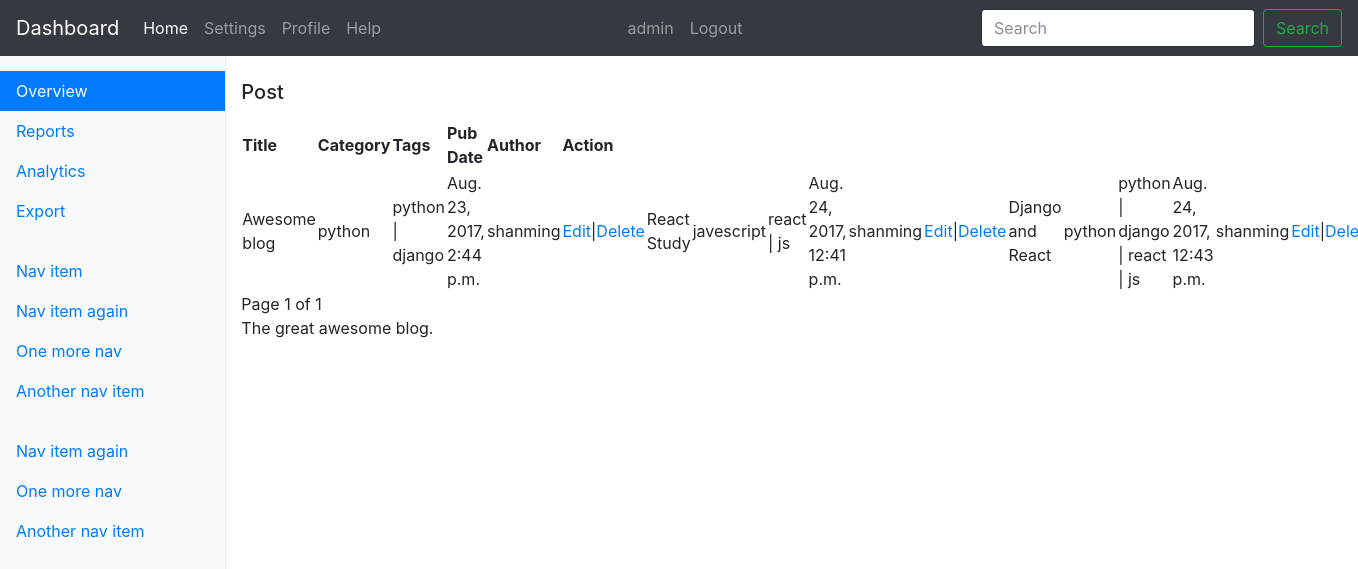
Page /blog/ (signed in) on the committed database.
### blog/models.py (models this page shows, shortened)
class Post(models.Model):
    title = models.CharField(max_length=200)
    content = models.TextField()
    pub_date = models.DateTimeField(auto_now_add=True)
    category = models.ForeignKey(Category)
    tags = models.ManyToManyField(Tag)
    author = models.ForeignKey(Author, blank=True)
    class Meta:
        verbose_name = "Post"
        verbose_name_plural = "Posts"

class Category(models.Model):
    name = models.CharField(max_length=100, unique=True)
    slug = models.SlugField(max_length=100, unique=True)
    author = models.ForeignKey(Author, blank=True)
    class Meta:
        verbose_name = "Category"
        verbose_name_plural = "Categories"
    def __str__(self):
        return self.name

class Tag(models.Model):
    name = models.CharField(max_length=100, unique=True)
    slug = models.SlugField(max_length=100, unique=True)
    author = models.ForeignKey(Author, blank=True)
    class Meta:
        verbose_name = 'Tag'
        verbose_name_plural = 'Tags'
    def __str__(self):
        return self.name

class Author(models.Model):
    user = models.OneToOneField(User)
    phone = models.IntegerField(default=1, blank=True)
    activation_key = models.CharField(default=1, max_length=255)
    email_validated = models.BooleanField(default=False)
    class Meta:
        verbose_name = "Author"
        verbose_name_plural = "Authors"

### blog/views.py (the view)
def post_list(request, json=False):
    posts = blog_models.Post.objects.all()
    posts = helpers.pg_records(request, posts)
    if json:
        data = [post.json() for post in posts]
        return JsonResponse(data, safe=False)
    return render(request, 'blog/post_list.html', {"posts": posts})

### awesome_blog/helpers.py (called while the page is built)
def pg_records(request, all_list, num=10):
    page = request.GET.get('page', 1)
    paginator = Paginator(all_list, num)
    try:
        records = paginator.page(page)
    except PageNotAnInteger:
        records = paginator.page(1)
    except EmptyPage:
        records = paginator.page(paginator.num_pages)
    return records

### blog/templates/blog/post_list.html (shortened to what this page needs)
{% extends 'blog/base.html' %}
{% block main %}
    <h3 class="navbar-brand">Post</h3>
    {% if posts %}
        <table>
            <tr>
                <th>Title</th>
                <th>Category</th>
                <th>Tags</th>
                <th>Pub Date</th>
                <th>Author</th>
                {% if request.user.is_authenticated %}
                    <th>Action</th>
                {% endif %}
            </tr>
            {% for post in posts %}
                {% include 'blog/post_info.html' %}
            {% endfor %}
        </table>
    {% else %}
        No Posts
    {% endif %}
{% endblock %}

### templates/base.html (shortened to what this page needs)
<!DOCTYPE html>
<html lang="en">
<head>
    {% load static %}
    <link href="{% static "css/bootstrap.min.css" %}" rel="stylesheet">
    <link href="{% static "css/dashboard.css" %}" rel="stylesheet">
</head>
<body>
<nav class="navbar navbar-expand-md navbar-dark fixed-top bg-dark">
    {% block bar %}
        <a class="navbar-brand" href="{% url 'dashboard' %}">Dashboard</a>
        <div class="collapse navbar-collapse" id="navbarsExampleDefault">
            <ul class="navbar-nav mr-auto">
                <li class="nav-item active">
                    <a class="nav-link" href="#">Home <span class="sr-only">(current)</span></a>
                </li>
                <li class="nav-item">
                    <a class="nav-link" href="#">Settings</a>
                </li>
                <li class="nav-item">
                    <a class="nav-link" href="{% url 'profile' %}">Profile</a>
                </li>
                <li class="nav-item">
                    <a class="nav-link" href="{% url 'help' %}">Help</a>
                </li>
            </ul>
            <ul class="navbar-nav mr-auto">
                {% if request.user.is_authenticated %}
                    <li class="nav-item">
                        <a class="nav-link" href="{% url 'profile' %}">{{ request.user.username }}</a>
                    </li>
                    <li class="nav-item">
                        <a class="nav-link" href="{% url 'logout' %}">Logout</a>
                    </li>
                {% endif %}
            </ul>
            <form class="form-inline mt-2 mt-md-0">
                <input class="form-control mr-sm-2" type="text" placeholder="Search" aria-label="Search">
                <button class="btn btn-outline-success my-2 my-sm-0" type="submit">Search</button>
            </form>
        </div>
    {% endblock bar %}
</nav>
<div class="container-fluid">
    <div class="row">
        {% block container %}
            {% block nav %}
                <nav class="col-sm-3 col-md-2 d-none d-sm-block bg-light sidebar">
                    <ul class="nav nav-pills flex-column">
                        <li class="nav-item">
                            <a class="nav-link active" href="#">Overview <span class="sr-only">(current)</span></a>
                        </li>
                        <li class="nav-item">
                            <a class="nav-link" href="#">Reports</a>
                        </li>
                        <li class="nav-item">
                            <a class="nav-link" href="#">Analytics</a>
                        </li>
                        <li class="nav-item">
                            <a class="nav-link" href="#">Export</a>
                        </li>
                    </ul>
                    <ul class="nav nav-pills flex-column">
                        <li class="nav-item">
                            <a class="nav-link" href="#">Nav item</a>
                        </li>
                        <li class="nav-item">
                            <a class="nav-link" href="#">Nav item again</a>
                        </li>
                        <li class="nav-item">
                            <a class="nav-link" href="#">One more nav</a>
                        </li>
                        <li class="nav-item">
                            <a class="nav-link" href="#">Another nav item</a>
                        </li>
                    </ul>
                    <ul class="nav nav-pills flex-column">
                        <li class="nav-item">
                            <a class="nav-link" href="#">Nav item again</a>
                        </li>
                        <li class="nav-item">
                            <a class="nav-link" href="#">One more nav</a>
                        </li>
                        <li class="nav-item">
                            <a class="nav-link" href="#">Another nav item</a>
                        </li>
                    </ul>
                </nav>
            {% endblock nav %}
            <main class="col-sm-9 ml-sm-auto col-md-10 pt-3" role="main">
                {% block main %}{% endblock main %}
                {% block footer %}
                    <p class="footer">The great awesome blog.</p>
                {% endblock %}
            </main>
        {% endblock container %}
    </div>
</div>
</body>
</html>

### blog/templates/blog/post_info.html
<td>{{ post.title }}</td>
<td>{{ post.category }}</td>
<td>
    {% for tag in post.tags.all %}
        {{ tag }}
        {% if not forloop.last %}
            |
        {% endif %}
    {% empty %}
        None
    {% endfor %}
</td>
<td>{{ post.pub_date }}</td>
<td>{{ post.author.user.username }}</td>
{% if request.user.is_authenticated %}
    <td><a href="">Edit</a>|<a href="">Delete</a></td>
{% endif %}

### static/css/dashboard.css (style rules this page uses)
body { padding-top: 3.5rem; }
.sidebar { position: fixed; top: 51px; bottom: 0; left: 0; z-index: 1000; padding: 20px; overflow-x: hidden; overflow-y: auto; border-right: 1px solid #eee; }
.sidebar { padding-left: 0; padding-right: 0; }
.sidebar .nav { margin-bottom: 20px; }
.sidebar .nav-item { width: 100%; }
.sidebar .nav-item + .nav-item { margin-left: 0; }
.sidebar .nav-link { border-radius: 0; }

### rows in the picture
Post: title "Awesome blog", category "python", pub_date "Aug. 23, 2017, 2:44 p.m.", author.user.username "shanming"
Tag: name "python"
Tag: name "django"
Post: title "React Study", category "javescript", pub_date "Aug. 24, 2017, 12:41 p.m.", author.user.username "shanming"
Tag: name "react"
Tag: name "js"
Post: title "Django and React", category "python", pub_date "Aug. 24, 2017, 12:43 p.m.", author.user.username "shanming"

### other values in the picture
{{ request.user.username }} "admin"
{{ posts.number }} "1"
{{ posts.paginator.num_pages }} "1"
